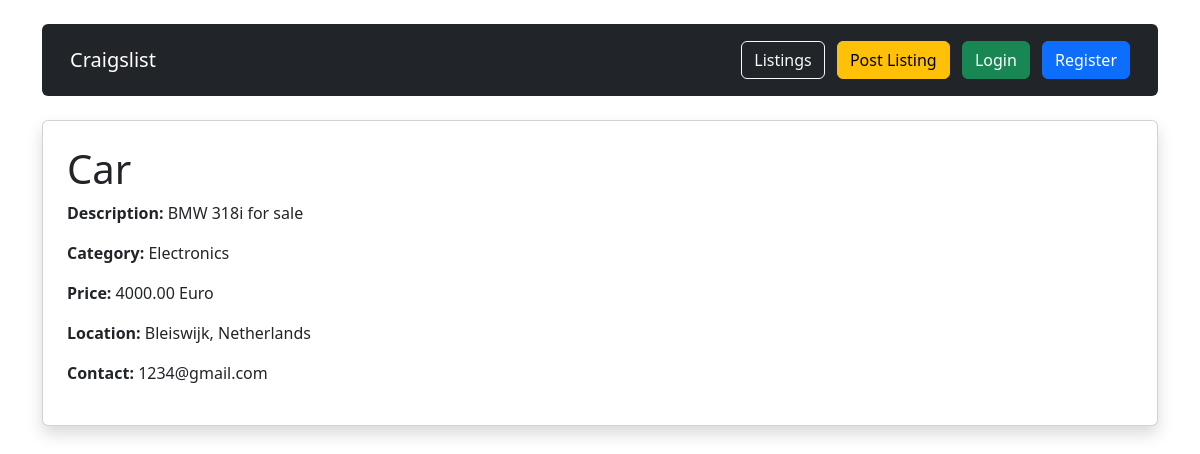
/listing/4/, run on the app's committed database.
### listings/models.py (models this page shows, shortened)
class Listing(models.Model):
    title = models.CharField(max_length=255)
    description = models.TextField()
    category = models.CharField(
        max_length=100,
        choices=CATEGORY_CHOICES
    )
    price = models.DecimalField(
        max_digits=10,
        decimal_places=2
    )
    location = models.CharField(max_length=255)
    contact_details = models.CharField(max_length=255)
    image = models.ImageField(
        upload_to='listing_images/',
        blank=True,
        null=True
    )
    created_by = models.ForeignKey(
        User,
        on_delete=models.CASCADE
    )
    created_at = models.DateTimeField(
        auto_now_add=True
    )

### listings/views.py (the view)
def listing_detail(request, id):
    listing = get_object_or_404(
        Listing,
        id=id
    )
    context = {
        'listing': listing
    }
    return render(
        request,
        'listings/listing_detail.html',
        context
    )

### listings/templates/listings/listing_detail.html (shortened to what this page needs)
{% extends 'listings/base.html' %}
{% block content %}
<div class="card shadow p-4">
    <h1>
        {{ listing.title }}
    </h1>
    <p>
        <strong>Description:</strong>
        {{ listing.description }}
    </p>
    <p>
        <strong>Category:</strong>
        {{ listing.category }}
    </p>
    <p>
        <strong>Price:</strong>
        {{ listing.price }} Euro
    </p>
    <p>
        <strong>Location:</strong>
        {{ listing.location }}
    </p>
    <p>
        <strong>Contact:</strong>
        {{ listing.contact_details }}
    </p>
</div>
{% endblock %}

### data on the page
Listing: title "Car", description "BMW 318i for sale", category "Electronics", price "4000.00", location "Bleiswijk, Netherlands", contact_details "1234@gmail.com"
